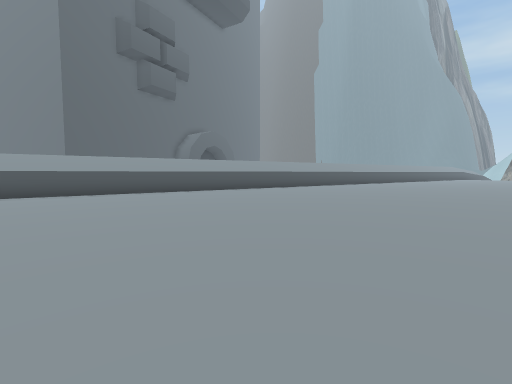
View 1 (above)

22 first-person views from a walk through a 3-D level made in the Unity game engine. The camera is 1.5 m above the floor, tilts 4° down and sees 85° across. The floor is counted in squares, 2 m on a side. Each view is taken from the middle of a square. On the plan, view 1 faces up. The plan holds only what a view shows up to about 10 squares ahead; the rest is blank. The place goes on beyond the plan.

View 2
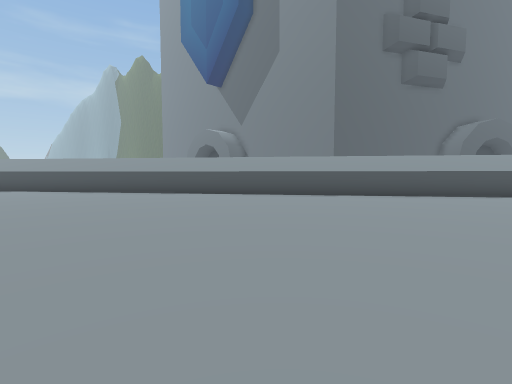

View 3
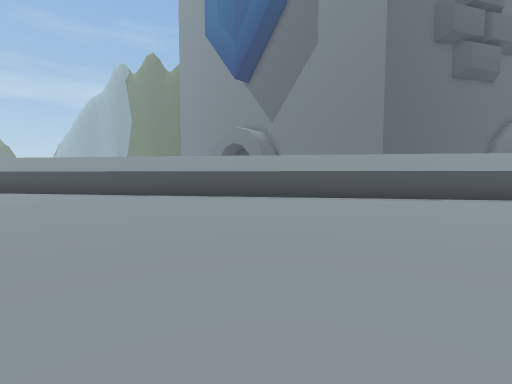

View 4
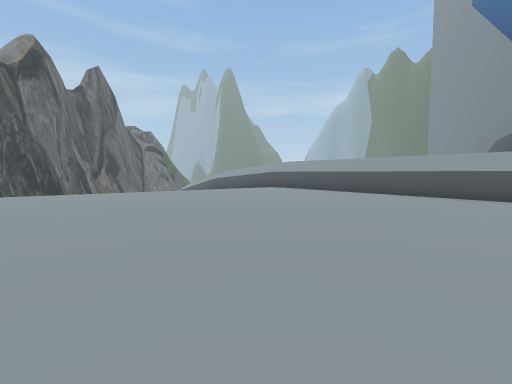

View 5
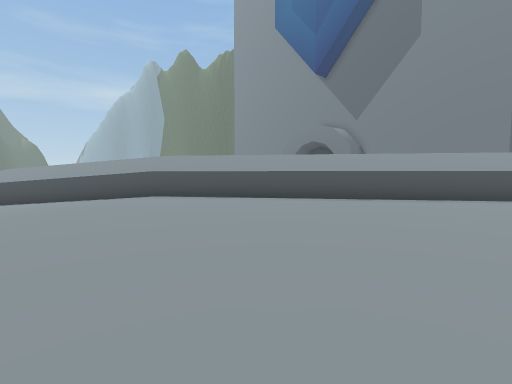

View 6
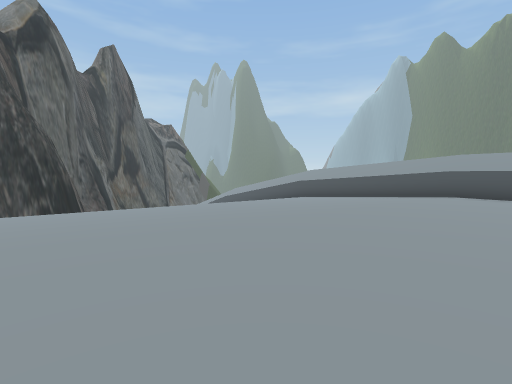

View 7
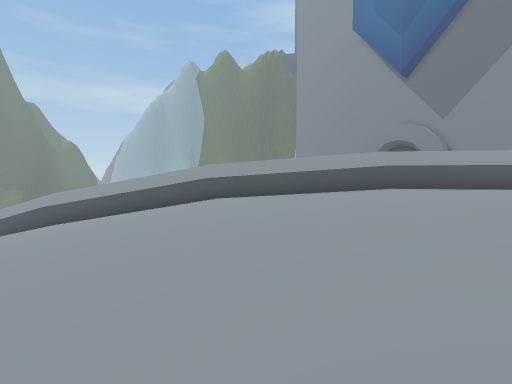

View 8
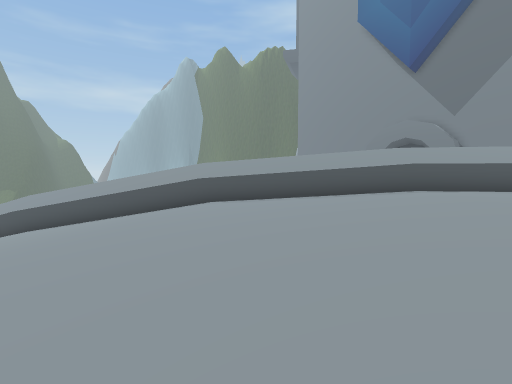

View 9
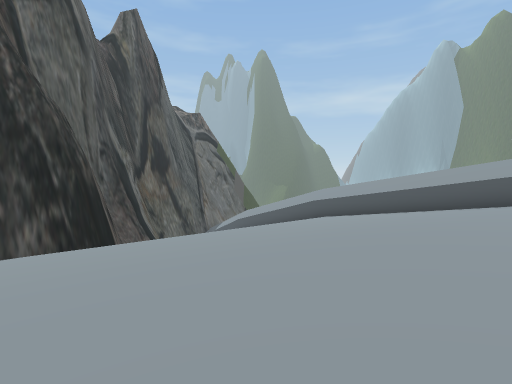

View 10
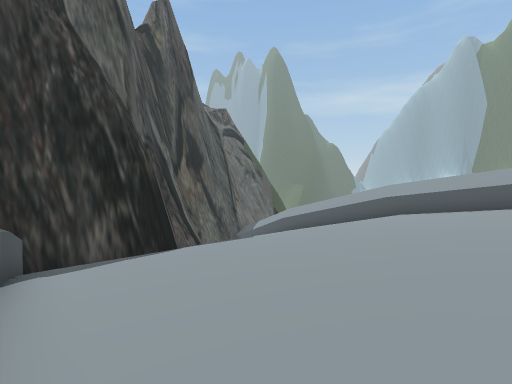

View 11
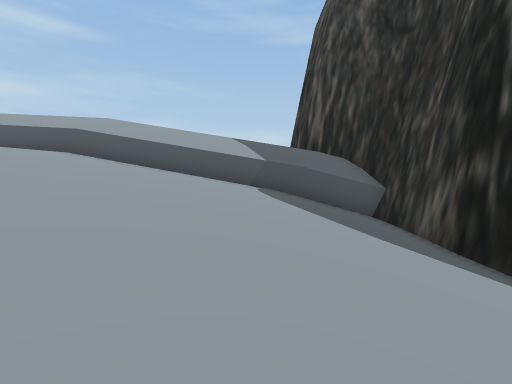

View 12
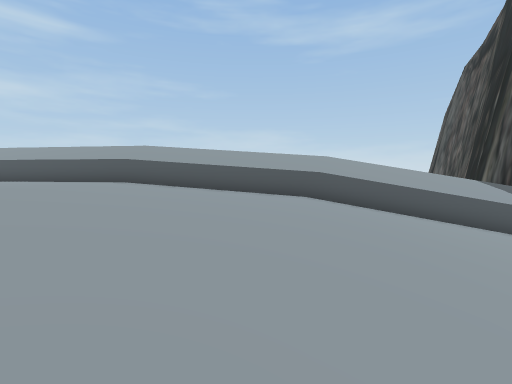

View 13
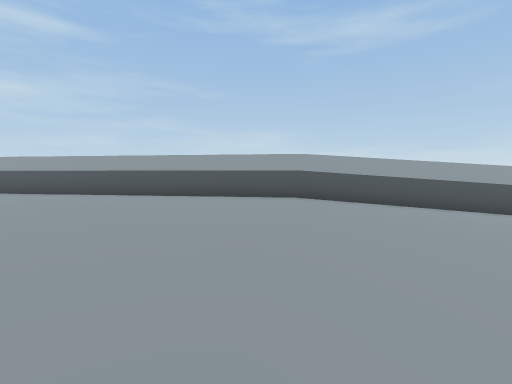

View 14
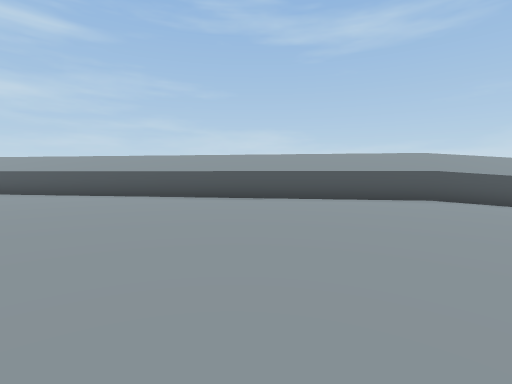

View 15
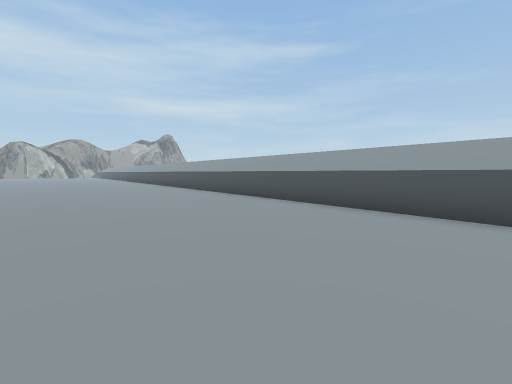

View 16
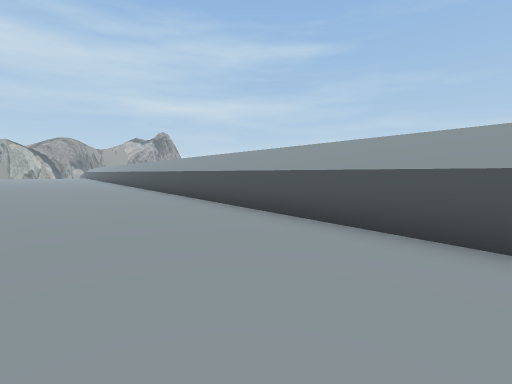

View 17
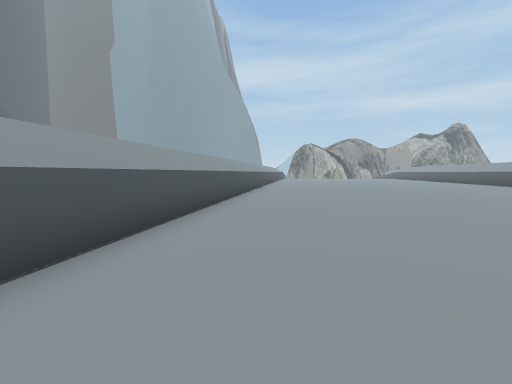

View 18
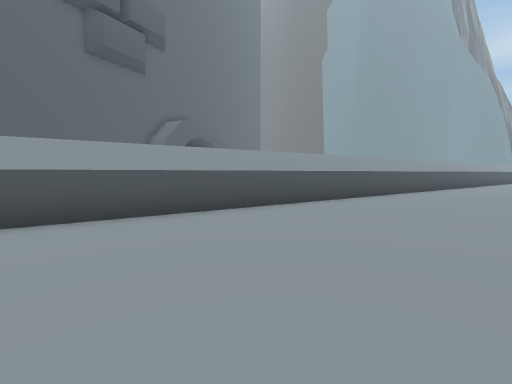

View 19
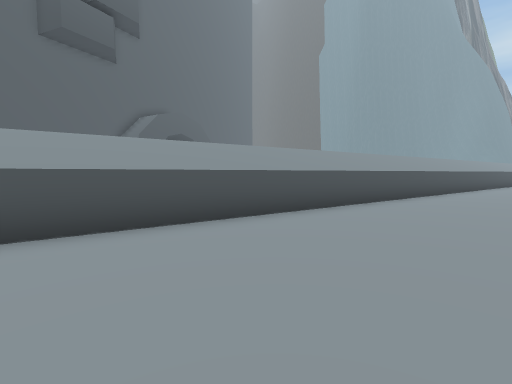

View 20
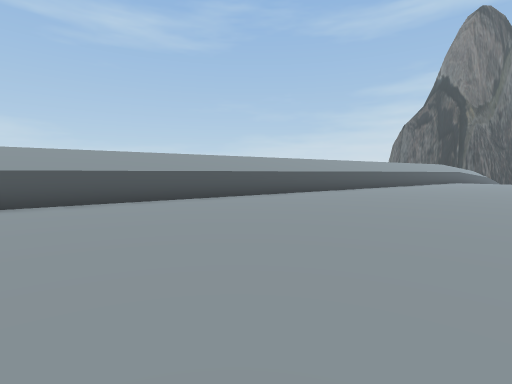

View 21
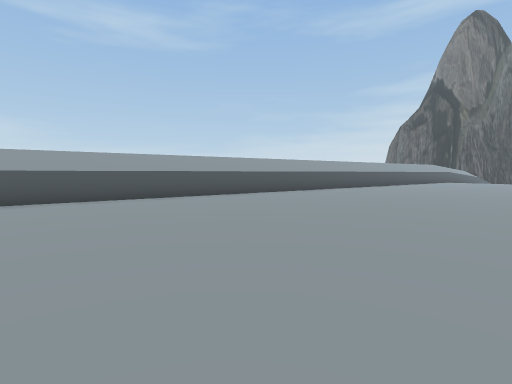

View 22
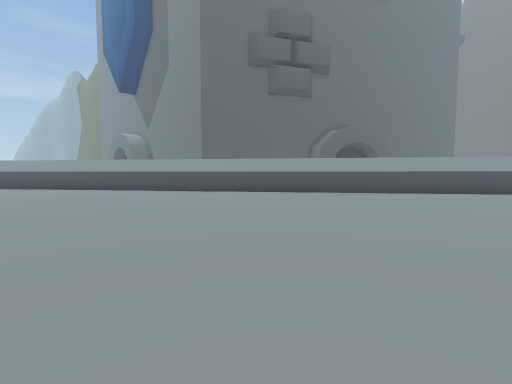

### Floor plan
Key: @ floor where view 1 was taken; # wall or solid block; . main floor; - floor 0.25 m lower than the main floor; _ floor 0.5 m lower than the main floor; < floor 0.75 m lower than the main floor; : floor 1.5 m higher than the main floor; + floor 2.25 m higher than the main floor; / step, stairs or slope.
Columns run from 28 left of view 1 to 7 right of it. Each row starts with its distance up from view 1.
 19                                   ##
 18                                  ##.
 17                                 ##..
 16                               ###...
 15                              ##.....
 14                             ##......
 13                           ###.......
 12                          ##.........
 11                        ###..........
 10                       ##............
  9                      ##.............
  8                    ###..............
  7                   ##................
  6                  ##.................
  5                ###..................
  4               ##....................
  3             ###....................#
  2            ##.....................##
  1           ##.....................##
  0         ###.................@..##+
 -1        ##.....................##
 -2       ##-....................##
 -3     ###_-..................###
 -4    ##___--................##
 -5   ##/<___--..............##
 -6 ###//<<___-............###
 -7 #/////<___--..........##
 -8 ///////<___--.......##+
 -9 ///////<<___--.....##
-10 ////////<___--....##
-11 /////////<___--.###
-12 //////////<___-##
-13 //////////<___##
-14 ///////////<###
-15 ///////////##
-16 /////////##:
-17 ////////##
-18 ///////##
-19 #////###
-20 ###/##
-21   ####

Positions as (right, up) in squares from view 1, and headings:
1: (0, 0), facing up
2: (-2, 0), facing up-left
3: (-5, -1), facing up-left
4: (-5, -2), facing left
5: (-11, -5), facing up-left
6: (-11, -7), facing left
7: (-16, -11), facing up-left
8: (-17, -10), facing up-left
9: (-17, -12), facing left
10: (-18, -15), facing left
11: (-28, -13), facing down-right
12: (-22, -8), facing down-right
13: (-17, -5), facing down-right
14: (-14, -3), facing down-right
15: (-9, -3), facing right
16: (-6, -3), facing right
17: (-5, 7), facing up-right
18: (0, 7), facing up
19: (1, 9), facing up
20: (2, 8), facing down
21: (2, 9), facing down
22: (7, 5), facing up-left
